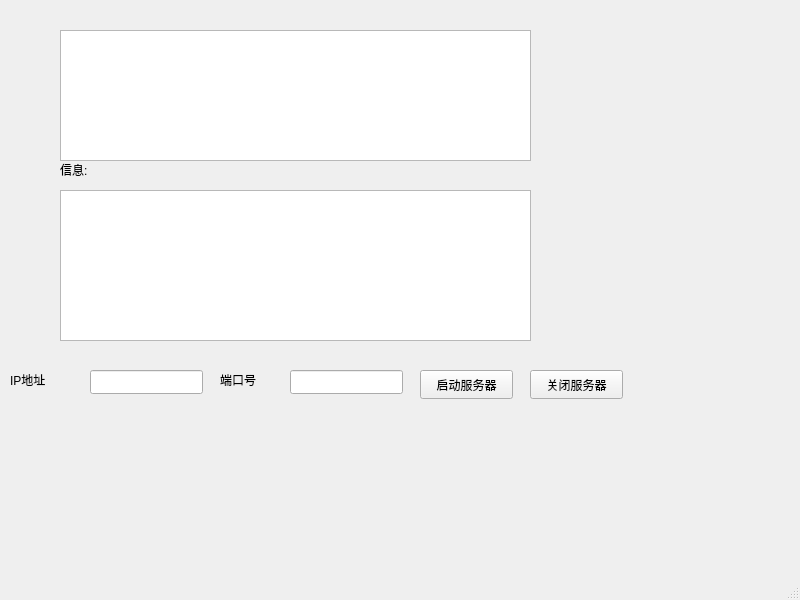
<?xml version="1.0" encoding="UTF-8"?>
<ui version="4.0">
 <class>myServer</class>
 <widget class="QMainWindow" name="myServer">
  <property name="geometry">
   <rect>
    <x>0</x>
    <y>0</y>
    <width>800</width>
    <height>600</height>
   </rect>
  </property>
  <property name="windowTitle">
   <string>myServer</string>
  </property>
  <widget class="QWidget" name="centralwidget">
   <widget class="QTextEdit" name="textEdit">
    <property name="geometry">
     <rect>
      <x>60</x>
      <y>30</y>
      <width>471</width>
      <height>131</height>
     </rect>
    </property>
   </widget>
   <widget class="QTextEdit" name="textEdit_2">
    <property name="geometry">
     <rect>
      <x>60</x>
      <y>190</y>
      <width>471</width>
      <height>151</height>
     </rect>
    </property>
   </widget>
   <widget class="QLineEdit" name="IPlineEdit">
    <property name="geometry">
     <rect>
      <x>90</x>
      <y>370</y>
      <width>113</width>
      <height>24</height>
     </rect>
    </property>
   </widget>
   <widget class="QLineEdit" name="PortlineEdit">
    <property name="geometry">
     <rect>
      <x>290</x>
      <y>370</y>
      <width>113</width>
      <height>24</height>
     </rect>
    </property>
   </widget>
   <widget class="QLabel" name="label">
    <property name="geometry">
     <rect>
      <x>10</x>
      <y>370</y>
      <width>69</width>
      <height>20</height>
     </rect>
    </property>
    <property name="text">
     <string>IP地址</string>
    </property>
   </widget>
   <widget class="QLabel" name="label_2">
    <property name="geometry">
     <rect>
      <x>220</x>
      <y>370</y>
      <width>69</width>
      <height>20</height>
     </rect>
    </property>
    <property name="text">
     <string>端口号</string>
    </property>
   </widget>
   <widget class="QPushButton" name="openPushButton">
    <property name="geometry">
     <rect>
      <x>420</x>
      <y>370</y>
      <width>93</width>
      <height>29</height>
     </rect>
    </property>
    <property name="text">
     <string>启动服务器</string>
    </property>
   </widget>
   <widget class="QPushButton" name="closePushButton">
    <property name="geometry">
     <rect>
      <x>530</x>
      <y>370</y>
      <width>93</width>
      <height>29</height>
     </rect>
    </property>
    <property name="text">
     <string>关闭服务器</string>
    </property>
   </widget>
   <widget class="QLabel" name="label_3">
    <property name="geometry">
     <rect>
      <x>60</x>
      <y>160</y>
      <width>69</width>
      <height>20</height>
     </rect>
    </property>
    <property name="text">
     <string>信息:</string>
    </property>
   </widget>
  </widget>
  <widget class="QMenuBar" name="menubar">
   <property name="geometry">
    <rect>
     <x>0</x>
     <y>0</y>
     <width>800</width>
     <height>26</height>
    </rect>
   </property>
  </widget>
  <widget class="QStatusBar" name="statusbar"/>
 </widget>
 <resources/>
 <connections/>
</ui>
